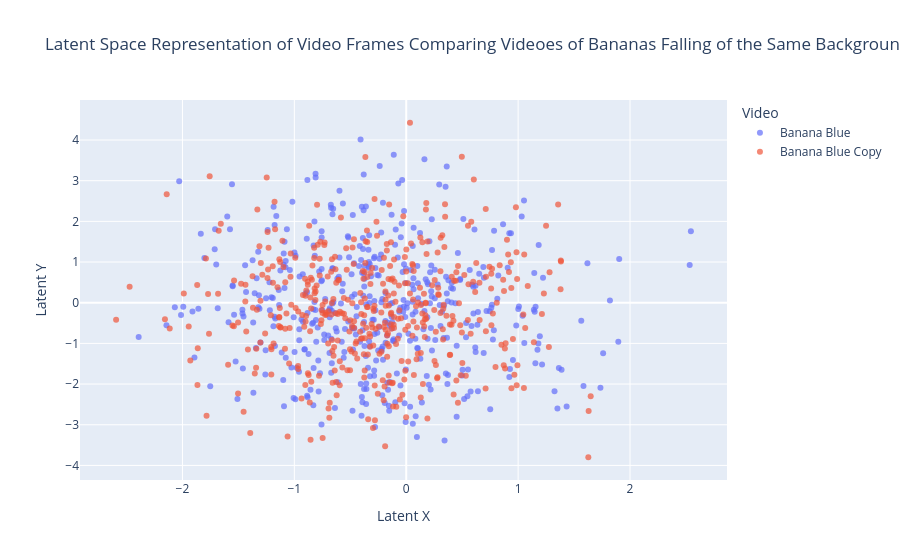

Notebook source saved alongside this figure:
### Code cell
# Create a DataFrame for easier plotting
df1 = pd.DataFrame(latent_vectors_2, columns=["Latent X", "Latent Y"])
df1["Video"] = "Banana Blue"

df2 = pd.DataFrame(latent_vectors_3, columns=["Latent X", "Latent Y"])
df2["Video"] = "Banana Blue Copy"

# Combine both datasets
df = pd.concat([df1, df2])

# Plot with Plotly
fig = px.scatter(df, x="Latent X", y="Latent Y", color="Video", 
                 title="Latent Space Representation of Video Frames Comparing Videoes of Bananas Falling of the Same Background Color",
                 opacity=0.7)

fig.show()

### Figure 1 — Plotly figure (JSON) as saved in the notebook; plotly's stock layout.template omitted (floating-point values rounded to 4 significant figures; data arrays with more than 128 entries replaced by an {"elided": "..."} marker saying what was removed)
{"data": [{"hovertemplate": "Video=Banana Blue<br>Latent X=%{x}<br>Latent Y=%{y}<extra></extra>", "legendgroup": "Banana Blue", "marker": {"color": "#636efa", "opacity": 0.7, "symbol": "circle"}, "mode": "markers", "name": "Banana Blue", "orientation": "v", "showlegend": true, "type": "scatter", "x": {"elided": "452 float values"}, "xaxis": "x", "y": {"elided": "452 float values"}, "yaxis": "y"}, {"hovertemplate": "Video=Banana Blue Copy<br>Latent X=%{x}<br>Latent Y=%{y}<extra></extra>", "legendgroup": "Banana Blue Copy", "marker": {"color": "#EF553B", "opacity": 0.7, "symbol": "circle"}, "mode": "markers", "name": "Banana Blue Copy", "orientation": "v", "showlegend": true, "type": "scatter", "x": {"elided": "452 float values"}, "xaxis": "x", "y": {"elided": "452 float values"}, "yaxis": "y"}], "layout": {"legend": {"title": {"text": "Video"}, "tracegroupgap": 0}, "title": {"text": "Latent Space Representation of Video Frames Comparing Videoes of Bananas Falling of the Same Background Color"}, "xaxis": {"anchor": "y", "domain": [0, 1], "title": {"text": "Latent X"}}, "yaxis": {"anchor": "x", "domain": [0, 1], "title": {"text": "Latent Y"}}}}
